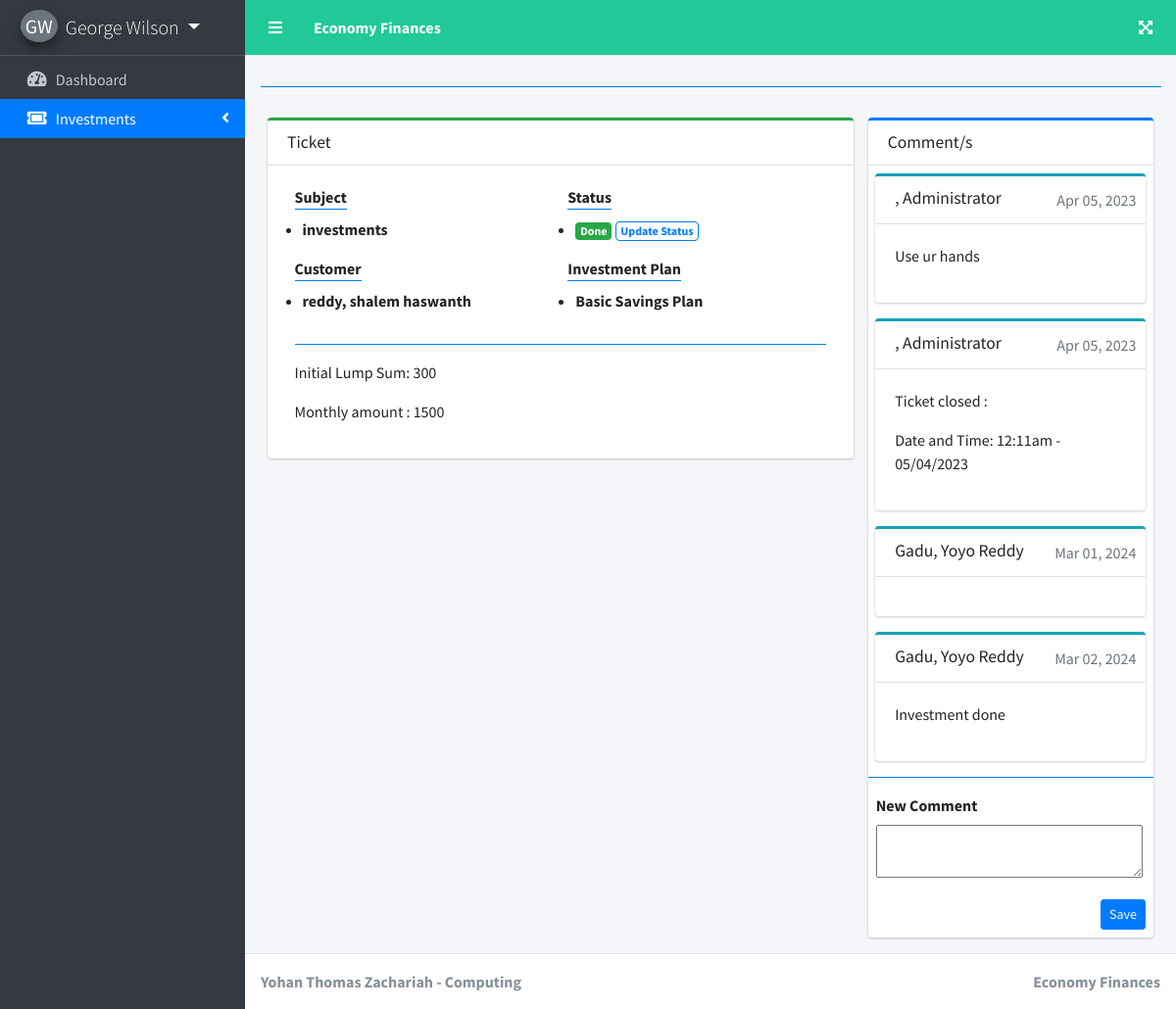
Screenshot of /index.php?page=view_ticket&id=4 (signed in) with the database file from the repository.
### tables this page shows
CREATE TABLE `comments` (
  `id` int(30) NOT NULL,
  `user_id` int(30) NOT NULL,
  `user_type` tinyint(1) NOT NULL COMMENT '1= admin, 2= staff,3= customer',
  `ticket_id` int(30) NOT NULL,
  `comment` text NOT NULL,
  `date_created` datetime NOT NULL DEFAULT current_timestamp()
);

### view_ticket.php (the view, shortened to what this page needs)
<?php
include 'db_connect.php';
$id = isset($_GET['id']) ? $_GET['id'] : null;
?>
<div class="col-lg-12">
	<div class="row">
		<div class="col-md-8">
			<div class="card card-outline card-success">
				<div class="card-header">
					<h3 class="card-title">Ticket</h3>
				</div>
				<div class="card-body">
					<div class="container-fluid">
						<div class="row">
							<div class="col-md-6">
								<label for="" class="control-label border-bottom border-primary">Subject</label>
								<p class="ml-2 d-list"><b><?php echo $subject ?></b></p>
								<label for="" class="control-label border-bottom border-primary">Customer</label>
								<p class="ml-2 d-list"><b><?php echo $cname ?></b></p>
							</div>
							<div class="col-md-6">
								<label for="" class="control-label border-bottom border-primary">Status</label>
								<p class="ml-2 d-list">
									<?php if($status == 0): ?>
										<span class="badge badge-primary">Pending/Open</span>
									<?php elseif($status == 1): ?>
										<span class="badge badge-info">Processing</span>
									<?php elseif($status == 2): ?>
										<span class="badge badge-success">Done</span>
									<?php else: ?>
										<span class="badge badge-secondary">Closed</span>
									<?php endif; ?>
									<?php if($_SESSION['login_type'] != 3): ?>
									<span class="badge btn-outline-primary btn update_status" data-id = '<?php echo $id ?>'>Update Status</span>
									<?php endif; ?>
								</p>
								<label for="" class="control-label border-bottom border-primary">Investment Plan</label>
								<p class="ml-2 d-list"><b><?php echo $dname ?></b></p>
							</div>
						</div>
						<hr class="border-primary">
						<div>
							<?php echo html_entity_decode($description) ?>
						</div>
					</div>
				</div>
			</div>
		</div>
		<div class="col-md-4">
			<div class="card card-outline card-primary">
				<div class="card-header">
					<h3 class="card-title">Comment/s</h3>
				</div>
				<div class="card-body p-0 py-2">
					<div class="container-fluid">
						<?php
						$comments = $conn->query("SELECT * FROM comments where ticket_id = '$id' order by unix_timestamp(date_created) asc");
						while($row = $comments->fetch_assoc()):
							if($row['user_type'] == 1)
								$uname = $conn->query("SELECT *,concat(lastname,', ',firstname,' ',middlename) as name FROM users where id = {$row['user_id']}")->fetch_array()['name'];
							if($row['user_type'] == 2)
								$uname = $conn->query("SELECT *,concat(lastname,', ',firstname,' ',middlename) as name FROM staff where id = {$row['user_id']}")->fetch_array()['name'];
						?>
						<div class="card card-outline card-info">
							<div class="card-header">
								<h5 class="card-title"><?php echo ucwords($uname) ?></h5>
								<div class="card-tools">
									<span class="text-muted"><?php echo date("M d, Y",strtotime($row['date_created'])) ?></span>
								</div>
							</div>
							<div class="card-body">
								<div>
									<?php echo html_entity_decode($row['comment']) ?>
								</div>
							</div>
						</div>
					<?php endwhile; ?>
					</div>
					<hr class="border-primary">
					<div class="px-2">
						<form action="" id="manage-comment">
							<div class="form-group">
								<label for="" class="control-label">New Comment</label>
								<textarea name="comment" id="" cols="30" rows="" class="fom-control summernote2"></textarea>
							</div>
							<button class="btn btn-primary btn-sm float-right">Save</button>
						</form>
					</div>
				</div>
			</div>
		</div>
	</div>
</div>

### view_ticket.php (style rules this page uses)
.d-list { display: list-item; }

### rows the page displays
comments: uname ", Administrator", date_created "Apr 05, 2023", comment "Use ur hands"
comments: uname ", Administrator", date_created "Apr 05, 2023", comment "Ticket closed : Date and Time: 12:11am - 05/04/2023"
comments: uname "Gadu, Yoyo Reddy", date_created "Mar 01, 2024"
comments: uname "Gadu, Yoyo Reddy", date_created "Mar 02, 2024", comment "Investment done"

### other values shown
$_SESSION['login_firstname'].' '.$_SESSION['login_lastname'] "George Wilson"
$subject "investments"
$cname "reddy, shalem haswanth"
$dname "Basic Savings Plan"
html_entity_decode($description) "Initial Lump Sum: 300 Monthly amount : 1500"
